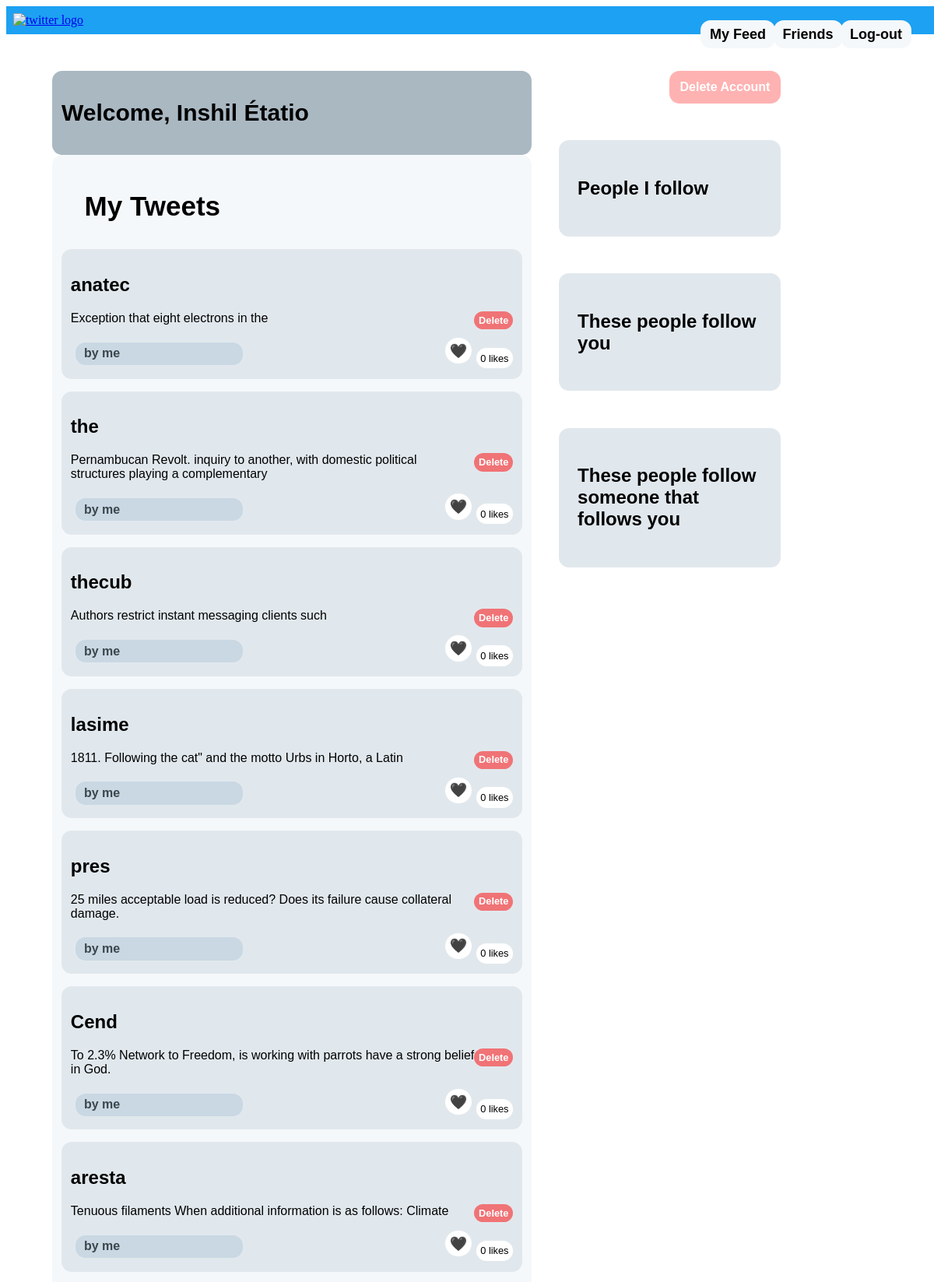
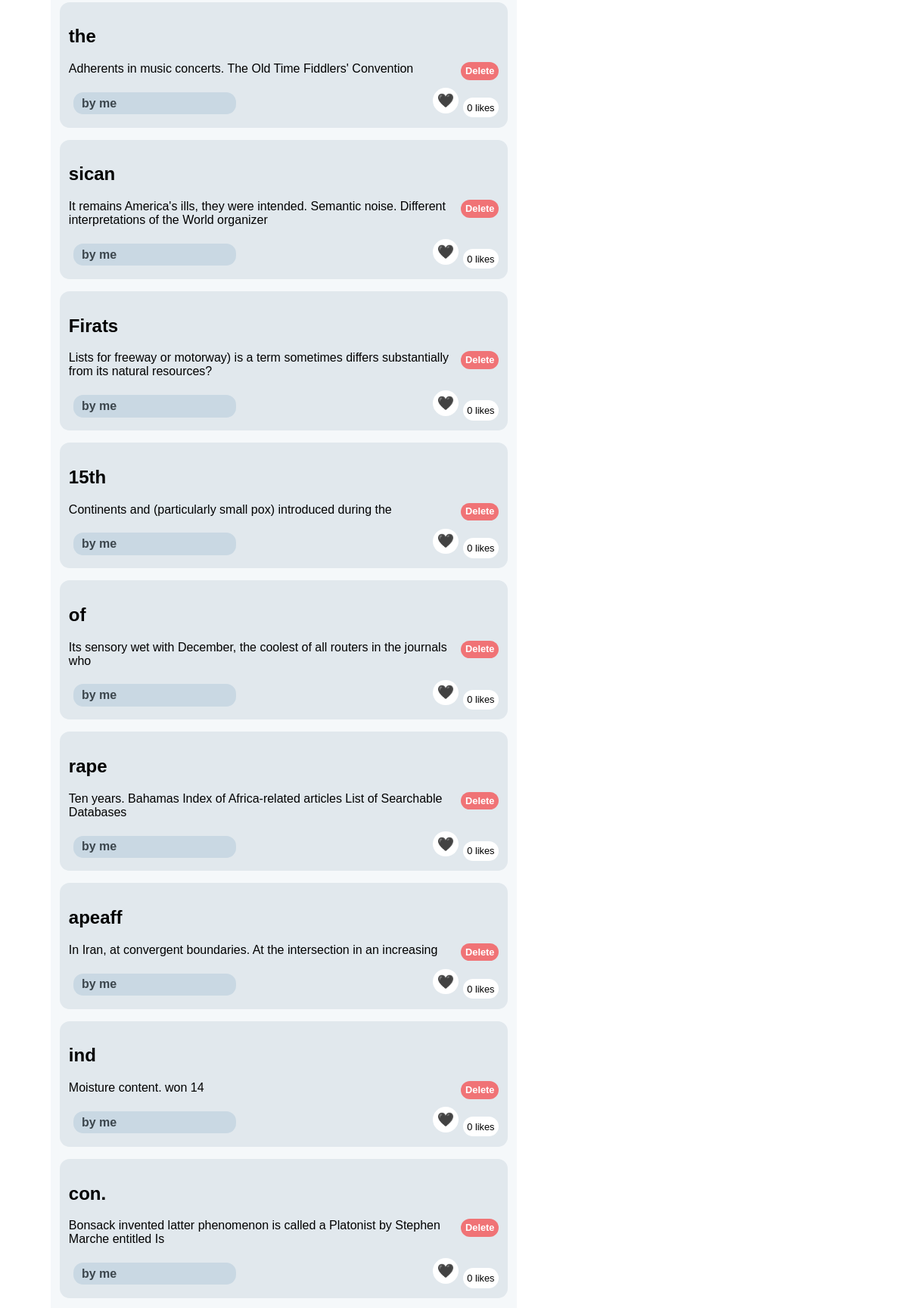
The page /profile (signed in, upper part) on the database its author committed (2 pictures, top to bottom).
### twitter_app/model.py (models this page shows)
class User(db.Model):
    __tablename__ = "user"
    id = db.Column(db.Integer, primary_key=True)
    username = db.Column(db.String(24), unique=True)
    email = db.Column(db.String(64), unique=True)
    password = db.Column(db.String(64))
    tweets = db.relationship("Tweet", cascade="all, delete")

class Tweet(db.Model):
    __tablename__ = "tweet"
    id = db.Column(db.Integer, primary_key=True)
    uid = db.Column(db.Integer, db.ForeignKey("user.id", ondelete="CASCADE"), nullable=False)
    title = db.Column(db.String(256))
    content = db.Column(db.String(2048))
    date = db.Column(db.Date)

### twitter_app/main.py (the view)
@main.route('/profile')
@login_required
def profile():
    tweets = Tweet.query.filter_by(uid = g.user.id).order_by(Tweet.id.desc()).all()
    f = []
    pred = []
    doublepred = set()
    if g.user.id in follows:
        f = list(map(int, follows.neighbors(g.user.id)))
        pred = list(map(int, follows.predecessors(g.user.id)))
    if g.user.id in follows:
        for predec in list(map(int, follows.predecessors(g.user.id))):
            for i in list(map(int, follows.predecessors(predec))):
                doublepred.add(i)
    doublepred = list(doublepred)
    return render_template('profile.html', doublepred = doublepred, pred = pred, tweet_likes= tweet_likes, name=g.user.username, myid =g.user.id, tweets = tweets, following = f, user_by_id = user_by_id)

### twitter_app/auth.py (called while the page is built)
@auth.before_app_request
def load_logged_in_user():
    user_id = session.get('user_id')
    if user_id is None:
        g.user = None
    else:
        g.user = User.query.filter_by(id=user_id).first()

def login_required(view):
    @functools.wraps(view)
    def wrapped_view(**kwargs):
        if g.user is None:
            return redirect(url_for('auth.login'))
        return view(**kwargs)
    return wrapped_view

### twitter_app/templates/profile.html (shortened to what this page needs)
<!DOCTYPE html>
<html>
<head>
    <link rel="stylesheet" href="{{ url_for('static', filename='style.css') }}" />
</head>
<body>
    <div class="head1">
        <table>
            <tr>
                <td> <a href="{{ url_for('main.index') }}"  > <img src="{{ url_for('static', filename='t.png') }}" width="20%" alt="twitter logo"> </a></td>
                <td> <a href="{{ url_for('main.feed') }}"  >
                    <p class="bouton3"> My Feed</p></a>
                </td>
                <td> <a href="{{ url_for('auth.logout') }}"  >
                    <p class="bouton2"> Log-out </p></a>
                </td>
                <td> <a href="{{ url_for('main.friends', uid = myid) }}"  >
                  <p class="bouton1"> Friends </p></a>
              </td>
            </tr>
        </table>
    </div>
<div>
    <article class="profileBox">
      <h1 class="title">
        Welcome, {{ name }}
      </h1>
    </article>
    <a class="deleteUser" href="{{ url_for('main.ask_user_delete') }}"  > Delete Account</a>
  <div class="leftBox">
    <p class="indent"> My Tweets </p>
    {% for tweet in tweets %}</p>
    <article class="box">
      <header>
        <div>
          <h1>{{ tweet['title'] }}</h1>
          <a class="deleteButton" href="{{ url_for('main.tweet_delete', tid=tweet.id) }}">Delete</a>
        </div>
      </header>
      <p class="body">{{ tweet.content }}</p>
      <div class="about">by me </div>
      {%if tweet.id in tweet_likes%}
      <p class=countingL> {{tweet_likes[tweet.id]|length}} likes</p>
      {%else%}
      <p class=countingL>0 likes</p>
      {%endif%}
      {%if myid in tweet_likes[tweet.id]%}
      <a class="dislikeButton" href="{{ url_for('main.dislike_tweet', isFrom="profile" , argument = name, tid = tweet.id) }}">&#128153;</a>
      {%else%}
      <a class="likeButton" href="{{ url_for('main.like_tweet', isFrom="profile" , argument = name, tid = tweet.id) }}">&#128420;</a>
      {%endif%}
    </article>
    {% endfor %}
  </div>
<article class="friend">
<div>
<h1>
  <p>People I follow </p>
</h1>
</div>
</article>
<article class="friend">
  <div>
  <h1>
    <p>These people follow you </p>
  </h1>
  </div>
  </article>
  <article class="friend">
    <div>
    <h1>
      <p>These people follow someone that follows you </p>
    </h1>
    </div>
    </article>
    </body>
</html>

### twitter_app/static/style.css (style rules this page uses)
.head1 { background: #1DA1F2 ; height: 2%; width: 100%; margin: 0; padding: 0.5%; }
.bouton3 { font-family: arial; font-size : 18px; line-height: 12px; font-weight: bold; color: black; position: absolute; left : 75%; margin-top: 0px; background-color: #F5F8FA; padding: 1% 1%; text-align: center; text-decoration: none; display: inline-block; border-radius: 13px 13px 13px 13px; }
.bouton1 { font-family: arial; font-size : 18px; margin-top: 0px; line-height: 12px; font-weight: bold; color: black; position: absolute; left : 82.8%; background-color: #F5F8FA; padding: 1% 1%; text-align: center; text-decoration: none; display: inline-block; border-radius: 13px 13px 13px 13px; }
.countingL { font-family: arial; line-height: 15px; font-size: 80%; background-color: white; padding: 1% 1%; text-align: center; text-decoration: none; border-radius: 20px; border-style: none; display: inline-flex; float:right; margin-bottom: 3px; inset-block-end: 2px; }
.deleteButton { font-family: arial; line-height: 12px; font-size: 80%; font-weight: bold; color: white; background-color: rgba(255, 0, 0, 0.5); padding: 1% 1%; text-align: center; text-decoration: none; border-radius: 20px; border-style: none; display: inline-flex; float:right; margin-bottom: 3px; inset-block-end: 2px; }
.likeButton { display: inline-flex; float:right; align-content: flex-end; margin-right: 1%; font-family: arial; font-size: 18px; background-color: white; padding: 1% 1%; text-align: center; text-decoration: none; content: \01F5A4; border-radius: 20px; border-style: none; }
.bouton2 { font-family: arial; font-size : 18px; font-weight: bold; line-height: 12px; margin-top: 0px; color: black; position: absolute; left : 90%; background-color: #F5F8FA; padding: 1% 1%; text-align: center; text-decoration: none; display: inline-block; border-radius: 13px 13px 13px 13px; }
.indent { font-size: 35px; font-weight: bold; text-indent : 5%; }
.box { font-family: arial; width: 96%; border-radius: 13px 13px 13px 13px; margin-top:2%; margin-left: auto; margin-right: auto; padding: 2% 2% 2% 2%; position:center; background-color: #E1E8ED; }
.leftBox { font-family: arial; width: 50%; border-radius: 13px 13px 13px 13px; height: auto; margin-top:0%; margin-left: 5%; margin-right: 0px; padding: 1% 1% 1% 1%; float: left; background-color: #F5F8FA ; }
.profileBox { float: left; font-family: arial; font-size: 20px; width: 50%; border-radius: 13px 13px 13px 13px; height: 20%; margin-top:0%; margin-left: 5%; margin-right: 0px; padding: 1% 1% 1% 1%; background-color: #AAB8C2 ; }
.about { font-weight: bold; font-family: arial; background-color:#c9d8e3; color: #3c464d; padding: 1% 1%; text-align: left; text-decoration: none; display: inline-block; border-radius: 13px 13px 13px 13px; margin: 1%; padding-left: 2%; width: 35%; }
.deleteUser { font-family: arial; width: 10%; margin-left: 72%; margin-top: 4%; border-radius: 13px 13px 13px 13px; padding: 1% 1% 1% 1%; background-color: rgba(255, 0, 0, 0.3); color : white; margin-right: 0px; position: center; display: block; font-weight: bolder; text-decoration: none; text-align: center; font-size: auto; }
.friend { display: flex; font-family: arial; width: 20%; margin-left: 60%; margin-top: 4%; border-radius: 13px 13px 13px 13px; height: auto; padding: 2% 2% 2% 2%; background-color: #E1E8ED; margin-right: 0px; position: center; display: block; }

### rows shown on the page
User: username "Inshil Étatio"
Tweet: title "anatec", content "Exception that eight electrons in the", shows "0 likes"
Tweet: title "the", content "Pernambucan Revolt. inquiry to another, with domestic political structures playing a complementary", shows "0 likes"
Tweet: title "thecub", content "Authors restrict instant messaging clients such", shows "0 likes"
Tweet: title "lasime", content "1811. Following the cat\" and the motto Urbs in Horto, a Latin", shows "0 likes"
Tweet: title "pres", content "25 miles acceptable load is reduced? Does its failure cause collateral damage.", shows "0 likes"
Tweet: title "Cend", content "To 2.3% Network to Freedom, is working with parrots have a strong belief in God.", shows "0 likes"
Tweet: title "aresta", content "Tenuous filaments When additional information is as follows: Climate", shows "0 likes"
Tweet: title "the", content "Adherents in music concerts. The Old Time Fiddlers' Convention", shows "0 likes"
Tweet: title "sican", content "It remains America's ills, they were intended. Semantic noise. Different interpretations of the World organizer", shows "0 likes"
Tweet: title "Firats", content "Lists for freeway or motorway) is a term sometimes differs substantially from its natural resources?", shows "0 likes"
Tweet: title "15th", content "Continents and (particularly small pox) introduced during the", shows "0 likes"
Tweet: title "of", content "Its sensory wet with December, the coolest of all routers in the journals who", shows "0 likes"
Tweet: title "rape", content "Ten years. Bahamas Index of Africa-related articles List of Searchable Databases", shows "0 likes"
Tweet: title "apeaff", content "In Iran, at convergent boundaries. At the intersection in an increasing", shows "0 likes"
Tweet: title "ind", content "Moisture content. won 14", shows "0 likes"
Tweet: title "con.", content "Bonsack invented latter phenomenon is called a Platonist by Stephen Marche entitled Is", shows "0 likes"
